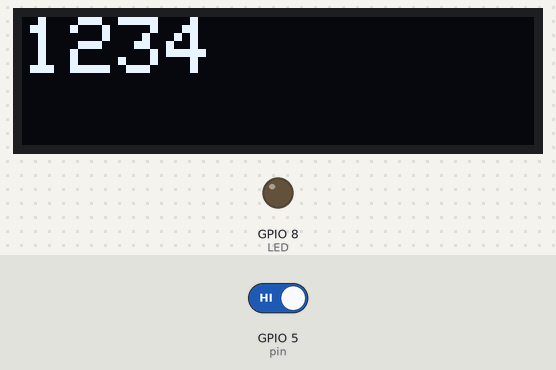
Bench run of a sketch on a simulated ESP32-S3. On the bench: 128×32 one-colour display, output pins drawn as LEDs (lit = HIGH). The inputs (shaded band) are chosen by the test bench; at power-on: GPIO 5 (pin) HIGH. What the sketch prints to the serial monitor is not drawn.

Above: at 8.05 s.
At 9.2 s:
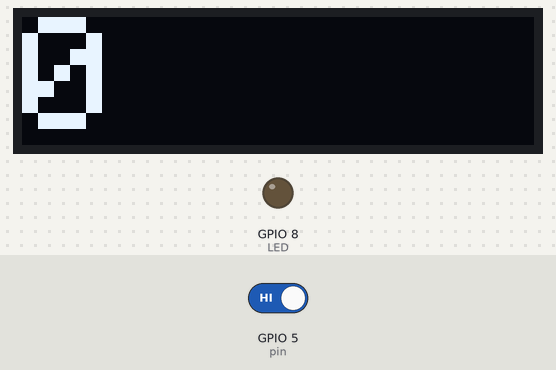
9.3 s: GPIO 5 (pin) driven LOW
At 13.6 s:
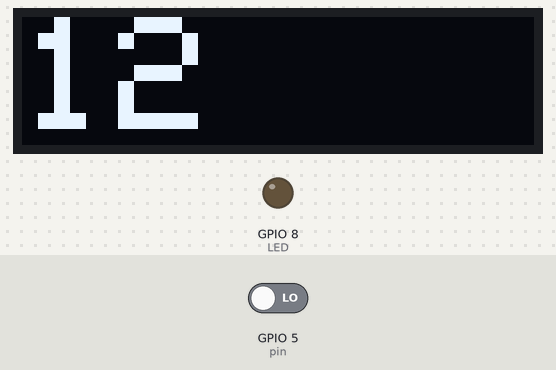
Timing chart, 0 to 15.1 s (numbered marks = the images above; inputs shaded):
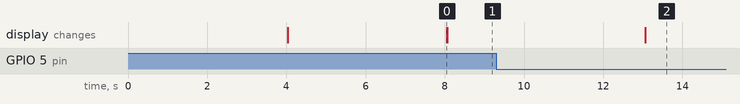

The sketch:

Jacob_Geiger.ino
```cpp
// (licence header left out)
#include <SPI.h>
#include <Wire.h>
#include <Adafruit_GFX.h>
#include <Adafruit_SSD1306.h>

#define LOG_PERIOD 5000 //Logging period in milliseconds, recommended value 15000-60000.
#define MAX_PERIOD 60000 //Maximum logging period


// Chinnese OLED
#define SCREEN_WIDTH 128
#define SCREEN_HEIGHT 32
#define OLED_SDA 6
#define OLED_SCL 7

#define OLED_ADDRESS 0x3C

// BLINK
#define LED 8

volatile unsigned long counts = 0;                       // GM Tube events
unsigned long cpm = 0;                                   // CPM
const unsigned int multiplier = MAX_PERIOD / LOG_PERIOD; // Calculates/stores CPM
unsigned long previousMillis;                            // Time measurement
const int pin = 5;

void tube_impulse() { // Captures count of events from Geiger counter board
  counts++;
}

Adafruit_SSD1306 display(SCREEN_WIDTH, SCREEN_HEIGHT, &Wire, -1);

void Led_Blink_Test(){
  for(int i=0;i<10;i++){
    pinMode(LED,OUTPUT);
    delay(200);
    pinMode(LED,INPUT);
    delay(200);
  }
}

void setup() {
  Led_Blink_Test();

  Serial.begin(115200);                                               // Start serial monitor

  // Rad setup
  pinMode(pin, INPUT);                                                // Set pin to input for capturing GM Tube events
  interrupts();                                                       // Enable interrupts (in case they were previously disabled)
  attachInterrupt(digitalPinToInterrupt(pin), tube_impulse, FALLING); // Define external interrupts

  // Oled setup and test
  Wire.begin(OLED_SDA, OLED_SCL);
    // Initialize display
    if (!display.begin(SSD1306_SWITCHCAPVCC, OLED_ADDRESS)) {
      Serial.println(F("SSD1306 allocation failed"));
      for (;;); // Don’t proceed, loop forever
    }
  Led_Blink_Test();

  display.clearDisplay();
  display.setTextSize(2);             // Text size multiplier
  display.setTextColor(SSD1306_WHITE);
  display.setCursor(0, 0);
  display.println("1234");
  display.display();
}

void loop() {
  unsigned long currentMillis = millis();

  if(currentMillis - previousMillis > LOG_PERIOD) {
    previousMillis = currentMillis;
    cpm = counts * multiplier;
    Serial.println(cpm);
    counts = 0;

    // ogarnać przelicznie msv

    display.clearDisplay();
    display.setTextSize(4);
    display.setCursor(0, 0);
    display.println(cpm);
    display.display();
  }
}
```

Measured:
- after the input at 9.3 s, the display: changes after 3.8 s (image 2)
